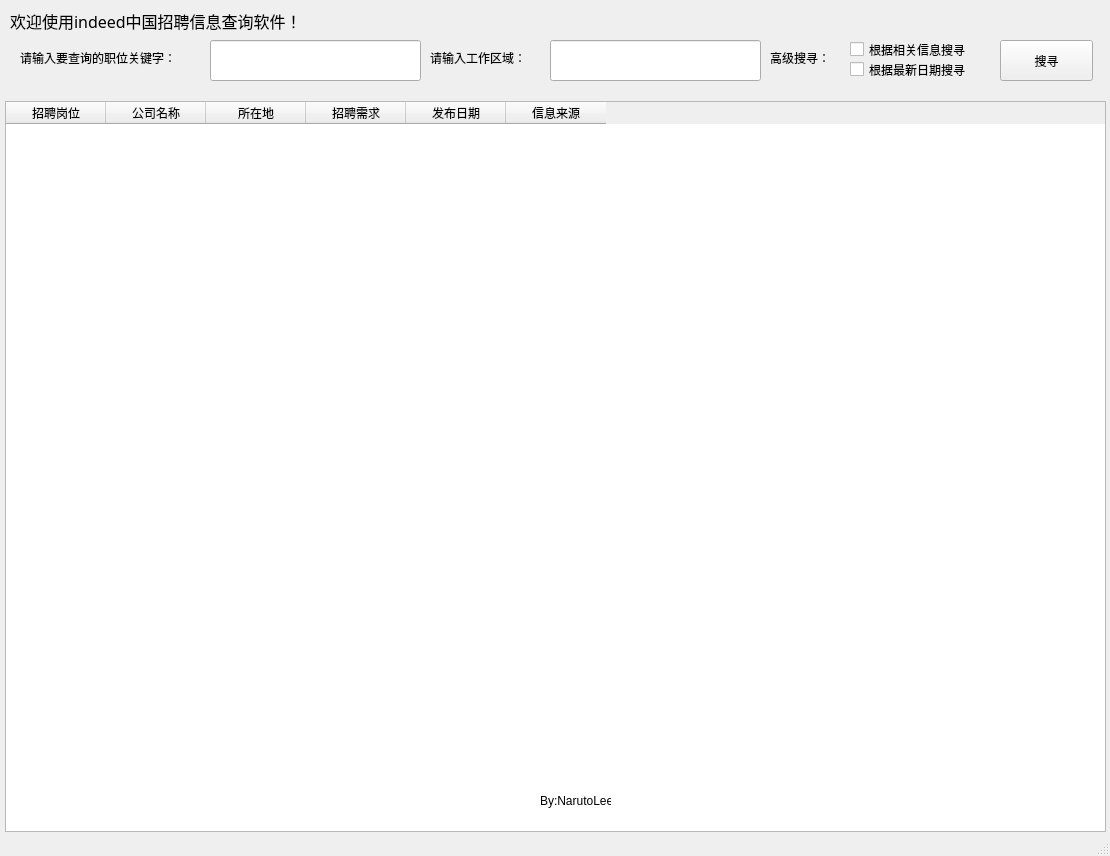
<?xml version="1.0" encoding="UTF-8"?>
<ui version="4.0">
 <class>MainWindow</class>
 <widget class="QMainWindow" name="MainWindow">
  <property name="geometry">
   <rect>
    <x>0</x>
    <y>0</y>
    <width>1110</width>
    <height>856</height>
   </rect>
  </property>
  <property name="windowTitle">
   <string>MainWindow</string>
  </property>
  <widget class="QWidget" name="centralwidget">
   <widget class="QLabel" name="label">
    <property name="geometry">
     <rect>
      <x>10</x>
      <y>0</y>
      <width>811</width>
      <height>41</height>
     </rect>
    </property>
    <property name="font">
     <font>
      <family>黑体</family>
      <pointsize>12</pointsize>
     </font>
    </property>
    <property name="text">
     <string>欢迎使用indeed中国招聘信息查询软件！</string>
    </property>
   </widget>
   <widget class="QLineEdit" name="lineEdit">
    <property name="geometry">
     <rect>
      <x>210</x>
      <y>40</y>
      <width>211</width>
      <height>41</height>
     </rect>
    </property>
   </widget>
   <widget class="QLabel" name="label_2">
    <property name="geometry">
     <rect>
      <x>20</x>
      <y>50</y>
      <width>201</width>
      <height>16</height>
     </rect>
    </property>
    <property name="text">
     <string>请输入要查询的职位关键字：</string>
    </property>
   </widget>
   <widget class="QLabel" name="label_3">
    <property name="geometry">
     <rect>
      <x>430</x>
      <y>50</y>
      <width>121</width>
      <height>16</height>
     </rect>
    </property>
    <property name="text">
     <string>请输入工作区域：</string>
    </property>
   </widget>
   <widget class="QLineEdit" name="lineEdit_2">
    <property name="geometry">
     <rect>
      <x>550</x>
      <y>40</y>
      <width>211</width>
      <height>41</height>
     </rect>
    </property>
   </widget>
   <widget class="QLabel" name="label_4">
    <property name="geometry">
     <rect>
      <x>770</x>
      <y>50</y>
      <width>71</width>
      <height>16</height>
     </rect>
    </property>
    <property name="text">
     <string>高级搜寻：</string>
    </property>
   </widget>
   <widget class="QCheckBox" name="checkBox">
    <property name="geometry">
     <rect>
      <x>850</x>
      <y>40</y>
      <width>151</width>
      <height>19</height>
     </rect>
    </property>
    <property name="text">
     <string>根据相关信息搜寻</string>
    </property>
   </widget>
   <widget class="QCheckBox" name="checkBox_2">
    <property name="geometry">
     <rect>
      <x>850</x>
      <y>60</y>
      <width>151</width>
      <height>19</height>
     </rect>
    </property>
    <property name="text">
     <string>根据最新日期搜寻</string>
    </property>
   </widget>
   <widget class="QPushButton" name="pushButton">
    <property name="geometry">
     <rect>
      <x>1000</x>
      <y>40</y>
      <width>93</width>
      <height>41</height>
     </rect>
    </property>
    <property name="text">
     <string>搜寻</string>
    </property>
   </widget>
   <widget class="QTableWidget" name="tableWidget">
    <property name="geometry">
     <rect>
      <x>5</x>
      <y>101</y>
      <width>1101</width>
      <height>731</height>
     </rect>
    </property>
    <column>
     <property name="text">
      <string>招聘岗位</string>
     </property>
    </column>
    <column>
     <property name="text">
      <string>公司名称</string>
     </property>
    </column>
    <column>
     <property name="text">
      <string>所在地</string>
     </property>
    </column>
    <column>
     <property name="text">
      <string>招聘需求</string>
     </property>
    </column>
    <column>
     <property name="text">
      <string>发布日期</string>
     </property>
    </column>
    <column>
     <property name="text">
      <string>信息来源</string>
     </property>
    </column>
   </widget>
   <widget class="QLabel" name="label_5">
    <property name="geometry">
     <rect>
      <x>540</x>
      <y>790</y>
      <width>71</width>
      <height>21</height>
     </rect>
    </property>
    <property name="text">
     <string>By:NarutoLee</string>
    </property>
   </widget>
  </widget>
  <widget class="QMenuBar" name="menubar">
   <property name="geometry">
    <rect>
     <x>0</x>
     <y>0</y>
     <width>1110</width>
     <height>23</height>
    </rect>
   </property>
  </widget>
  <widget class="QStatusBar" name="statusbar"/>
 </widget>
 <resources/>
 <connections/>
</ui>
